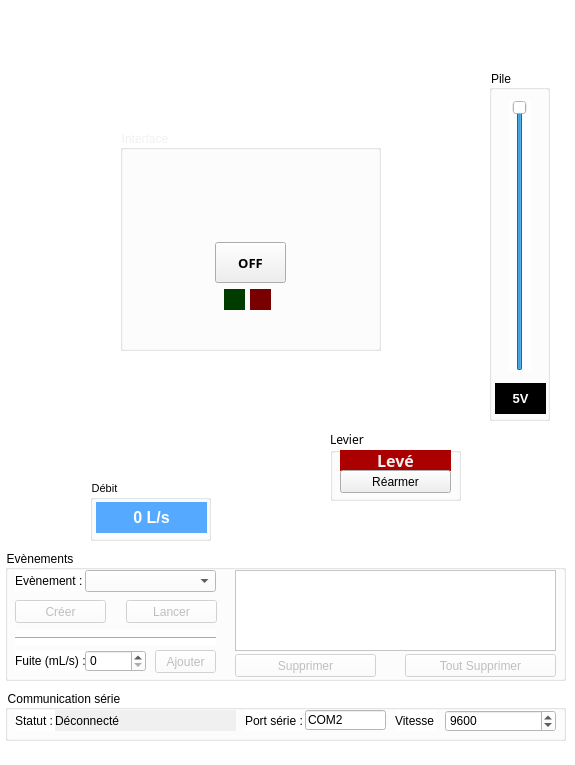
<?xml version="1.0" encoding="UTF-8"?>
<ui version="4.0">
 <class>MainWindow</class>
 <widget class="QMainWindow" name="MainWindow">
  <property name="geometry">
   <rect>
    <x>0</x>
    <y>0</y>
    <width>575</width>
    <height>765</height>
   </rect>
  </property>
  <property name="minimumSize">
   <size>
    <width>575</width>
    <height>0</height>
   </size>
  </property>
  <property name="maximumSize">
   <size>
    <width>575</width>
    <height>1000</height>
   </size>
  </property>
  <property name="font">
   <font>
    <family>Century Gothic</family>
   </font>
  </property>
  <property name="windowTitle">
   <string>Clip Flow Simulator</string>
  </property>
  <property name="styleSheet">
   <string notr="true">background-color: rgb(255, 255, 255);</string>
  </property>
  <widget class="QWidget" name="centralwidget">
   <widget class="QLabel" name="lbl_back_image">
    <property name="geometry">
     <rect>
      <x>0</x>
      <y>-10</y>
      <width>571</width>
      <height>611</height>
     </rect>
    </property>
    <property name="text">
     <string/>
    </property>
    <property name="pixmap">
     <pixmap>images/ClipFlowBackground.jpg</pixmap>
    </property>
   </widget>
   <widget class="QGroupBox" name="gb_lever">
    <property name="geometry">
     <rect>
      <x>330</x>
      <y>430</y>
      <width>131</width>
      <height>71</height>
     </rect>
    </property>
    <property name="font">
     <font>
      <family>Century Gothic</family>
     </font>
    </property>
    <property name="styleSheet">
     <string notr="true">background-color: None;</string>
    </property>
    <property name="title">
     <string>Levier</string>
    </property>
    <widget class="QLabel" name="lbl_lever">
     <property name="geometry">
      <rect>
       <x>10</x>
       <y>20</y>
       <width>111</width>
       <height>21</height>
      </rect>
     </property>
     <property name="font">
      <font>
       <family>Century Gothic</family>
       <pointsize>12</pointsize>
       <weight>75</weight>
       <bold>true</bold>
      </font>
     </property>
     <property name="styleSheet">
      <string notr="true">background-color: rgb(170, 0, 0);
color: rgb(240, 240, 240);</string>
     </property>
     <property name="text">
      <string>Levé</string>
     </property>
     <property name="alignment">
      <set>Qt::AlignCenter</set>
     </property>
    </widget>
    <widget class="QPushButton" name="btn_lever">
     <property name="enabled">
      <bool>true</bool>
     </property>
     <property name="geometry">
      <rect>
       <x>10</x>
       <y>40</y>
       <width>111</width>
       <height>23</height>
      </rect>
     </property>
     <property name="text">
      <string>Réarmer</string>
     </property>
    </widget>
   </widget>
   <widget class="QGroupBox" name="gb_flow">
    <property name="geometry">
     <rect>
      <x>90</x>
      <y>480</y>
      <width>121</width>
      <height>61</height>
     </rect>
    </property>
    <property name="font">
     <font>
      <pointsize>8</pointsize>
     </font>
    </property>
    <property name="title">
     <string>Débit</string>
    </property>
    <widget class="QLabel" name="lbl_flow_value">
     <property name="geometry">
      <rect>
       <x>6</x>
       <y>22</y>
       <width>111</width>
       <height>31</height>
      </rect>
     </property>
     <property name="font">
      <font>
       <pointsize>12</pointsize>
       <weight>75</weight>
       <bold>true</bold>
      </font>
     </property>
     <property name="styleSheet">
      <string notr="true">background-color: rgb(85, 170, 255);
color: rgb(255, 255, 255);</string>
     </property>
     <property name="text">
      <string>0 L/s</string>
     </property>
     <property name="alignment">
      <set>Qt::AlignCenter</set>
     </property>
    </widget>
   </widget>
   <widget class="QGroupBox" name="gb_events">
    <property name="geometry">
     <rect>
      <x>5</x>
      <y>550</y>
      <width>561</width>
      <height>131</height>
     </rect>
    </property>
    <property name="styleSheet">
     <string notr="true"/>
    </property>
    <property name="title">
     <string>Evènements</string>
    </property>
    <widget class="QComboBox" name="cmbx_event_selector">
     <property name="geometry">
      <rect>
       <x>80</x>
       <y>20</y>
       <width>131</width>
       <height>22</height>
      </rect>
     </property>
    </widget>
    <widget class="QLabel" name="lbl_event_selector">
     <property name="geometry">
      <rect>
       <x>10</x>
       <y>20</y>
       <width>71</width>
       <height>21</height>
      </rect>
     </property>
     <property name="text">
      <string>Evènement :</string>
     </property>
    </widget>
    <widget class="QPushButton" name="btn_event_start">
     <property name="enabled">
      <bool>false</bool>
     </property>
     <property name="geometry">
      <rect>
       <x>121</x>
       <y>50</y>
       <width>91</width>
       <height>23</height>
      </rect>
     </property>
     <property name="text">
      <string>Lancer</string>
     </property>
    </widget>
    <widget class="QPushButton" name="btn_event_create">
     <property name="enabled">
      <bool>false</bool>
     </property>
     <property name="geometry">
      <rect>
       <x>10</x>
       <y>50</y>
       <width>91</width>
       <height>23</height>
      </rect>
     </property>
     <property name="text">
      <string>Créer</string>
     </property>
    </widget>
    <widget class="QListView" name="listView_events">
     <property name="geometry">
      <rect>
       <x>230</x>
       <y>20</y>
       <width>321</width>
       <height>81</height>
      </rect>
     </property>
    </widget>
    <widget class="QLabel" name="lbl_leak">
     <property name="geometry">
      <rect>
       <x>10</x>
       <y>100</y>
       <width>71</width>
       <height>21</height>
      </rect>
     </property>
     <property name="text">
      <string>Fuite (mL/s) :</string>
     </property>
    </widget>
    <widget class="QSpinBox" name="spinBox_leak_flowrate">
     <property name="geometry">
      <rect>
       <x>80</x>
       <y>100</y>
       <width>61</width>
       <height>22</height>
      </rect>
     </property>
    </widget>
    <widget class="QPushButton" name="btn_leak_add">
     <property name="enabled">
      <bool>false</bool>
     </property>
     <property name="geometry">
      <rect>
       <x>150</x>
       <y>100</y>
       <width>61</width>
       <height>23</height>
      </rect>
     </property>
     <property name="text">
      <string>Ajouter</string>
     </property>
    </widget>
    <widget class="Line" name="line_leak">
     <property name="geometry">
      <rect>
       <x>10</x>
       <y>80</y>
       <width>201</width>
       <height>16</height>
      </rect>
     </property>
     <property name="orientation">
      <enum>Qt::Horizontal</enum>
     </property>
    </widget>
    <widget class="QPushButton" name="btn_event_delete">
     <property name="enabled">
      <bool>false</bool>
     </property>
     <property name="geometry">
      <rect>
       <x>230</x>
       <y>104</y>
       <width>141</width>
       <height>23</height>
      </rect>
     </property>
     <property name="text">
      <string>Supprimer</string>
     </property>
    </widget>
    <widget class="QPushButton" name="btn_event_delete_all">
     <property name="enabled">
      <bool>false</bool>
     </property>
     <property name="geometry">
      <rect>
       <x>400</x>
       <y>104</y>
       <width>151</width>
       <height>23</height>
      </rect>
     </property>
     <property name="text">
      <string>Tout Supprimer</string>
     </property>
    </widget>
    <zorder>lbl_event_selector</zorder>
    <zorder>cmbx_event_selector</zorder>
    <zorder>btn_event_start</zorder>
    <zorder>btn_event_create</zorder>
    <zorder>listView_events</zorder>
    <zorder>lbl_leak</zorder>
    <zorder>spinBox_leak_flowrate</zorder>
    <zorder>btn_leak_add</zorder>
    <zorder>line_leak</zorder>
    <zorder>btn_event_delete</zorder>
    <zorder>btn_event_delete_all</zorder>
   </widget>
   <widget class="QGroupBox" name="gb_serial">
    <property name="geometry">
     <rect>
      <x>5</x>
      <y>690</y>
      <width>561</width>
      <height>51</height>
     </rect>
    </property>
    <property name="styleSheet">
     <string notr="true">background-color: rgb(255, 255, 255);</string>
    </property>
    <property name="title">
     <string>Communication série</string>
    </property>
    <widget class="QLabel" name="lbl_com_port">
     <property name="geometry">
      <rect>
       <x>240</x>
       <y>20</y>
       <width>61</width>
       <height>21</height>
      </rect>
     </property>
     <property name="text">
      <string>Port série :</string>
     </property>
    </widget>
    <widget class="QLineEdit" name="lineEdit_com_port">
     <property name="geometry">
      <rect>
       <x>300</x>
       <y>20</y>
       <width>81</width>
       <height>20</height>
      </rect>
     </property>
     <property name="text">
      <string>COM2</string>
     </property>
    </widget>
    <widget class="QLabel" name="lbl_baudrate">
     <property name="geometry">
      <rect>
       <x>390</x>
       <y>20</y>
       <width>41</width>
       <height>21</height>
      </rect>
     </property>
     <property name="text">
      <string>Vitesse :</string>
     </property>
    </widget>
    <widget class="QLabel" name="lbl_com_status">
     <property name="geometry">
      <rect>
       <x>10</x>
       <y>20</y>
       <width>51</width>
       <height>21</height>
      </rect>
     </property>
     <property name="text">
      <string>Statut :</string>
     </property>
    </widget>
    <widget class="QLabel" name="lbl_com_status_text">
     <property name="geometry">
      <rect>
       <x>50</x>
       <y>20</y>
       <width>181</width>
       <height>21</height>
      </rect>
     </property>
     <property name="styleSheet">
      <string notr="true">background-color: rgb(240, 240, 240);</string>
     </property>
     <property name="text">
      <string>Déconnecté</string>
     </property>
    </widget>
    <widget class="QSpinBox" name="spinBox_baudrate">
     <property name="geometry">
      <rect>
       <x>440</x>
       <y>20</y>
       <width>111</width>
       <height>22</height>
      </rect>
     </property>
     <property name="minimum">
      <number>110</number>
     </property>
     <property name="maximum">
      <number>256000</number>
     </property>
     <property name="value">
      <number>9600</number>
     </property>
    </widget>
   </widget>
   <widget class="QGroupBox" name="gb_battery">
    <property name="geometry">
     <rect>
      <x>489</x>
      <y>70</y>
      <width>61</width>
      <height>351</height>
     </rect>
    </property>
    <property name="title">
     <string>Pile</string>
    </property>
    <widget class="QSlider" name="vslider_battery">
     <property name="geometry">
      <rect>
       <x>20</x>
       <y>30</y>
       <width>22</width>
       <height>271</height>
      </rect>
     </property>
     <property name="maximum">
      <number>5000</number>
     </property>
     <property name="singleStep">
      <number>100</number>
     </property>
     <property name="pageStep">
      <number>1</number>
     </property>
     <property name="sliderPosition">
      <number>5000</number>
     </property>
     <property name="orientation">
      <enum>Qt::Vertical</enum>
     </property>
    </widget>
    <widget class="QLabel" name="lbl_battery_voltage">
     <property name="geometry">
      <rect>
       <x>6</x>
       <y>313</y>
       <width>51</width>
       <height>31</height>
      </rect>
     </property>
     <property name="font">
      <font>
       <pointsize>10</pointsize>
       <weight>75</weight>
       <bold>true</bold>
      </font>
     </property>
     <property name="styleSheet">
      <string notr="true">background-color: rgb(0, 0, 0);
color: rgb(255, 255, 255);</string>
     </property>
     <property name="text">
      <string>5V</string>
     </property>
     <property name="alignment">
      <set>Qt::AlignCenter</set>
     </property>
    </widget>
   </widget>
   <widget class="QGroupBox" name="gb_interface">
    <property name="geometry">
     <rect>
      <x>120</x>
      <y>130</y>
      <width>261</width>
      <height>221</height>
     </rect>
    </property>
    <property name="styleSheet">
     <string notr="true">background-color: None;
color: rgb(240, 240, 240);</string>
    </property>
    <property name="title">
     <string>Interface</string>
    </property>
    <widget class="QPushButton" name="btn_off">
     <property name="geometry">
      <rect>
       <x>95</x>
       <y>112</y>
       <width>71</width>
       <height>41</height>
      </rect>
     </property>
     <property name="font">
      <font>
       <family>Century Gothic</family>
       <pointsize>10</pointsize>
       <weight>75</weight>
       <bold>true</bold>
      </font>
     </property>
     <property name="styleSheet">
      <string notr="true">color: None;</string>
     </property>
     <property name="text">
      <string>OFF</string>
     </property>
    </widget>
    <widget class="QLabel" name="lbl_green_led">
     <property name="geometry">
      <rect>
       <x>104</x>
       <y>159</y>
       <width>21</width>
       <height>21</height>
      </rect>
     </property>
     <property name="styleSheet">
      <string notr="true">background-color: rgb(0, 60, 0);</string>
     </property>
     <property name="text">
      <string/>
     </property>
    </widget>
    <widget class="QLabel" name="lbl_red_led">
     <property name="geometry">
      <rect>
       <x>130</x>
       <y>159</y>
       <width>21</width>
       <height>21</height>
      </rect>
     </property>
     <property name="styleSheet">
      <string notr="true">background-color: rgb(120, 0, 0);</string>
     </property>
     <property name="text">
      <string/>
     </property>
    </widget>
    <widget class="QLabel" name="lbl_time_count">
     <property name="geometry">
      <rect>
       <x>211</x>
       <y>205</y>
       <width>47</width>
       <height>13</height>
      </rect>
     </property>
     <property name="text">
      <string/>
     </property>
     <property name="alignment">
      <set>Qt::AlignRight|Qt::AlignTrailing|Qt::AlignVCenter</set>
     </property>
    </widget>
   </widget>
  </widget>
  <widget class="QStatusBar" name="statusbar"/>
 </widget>
 <resources/>
 <connections/>
</ui>
